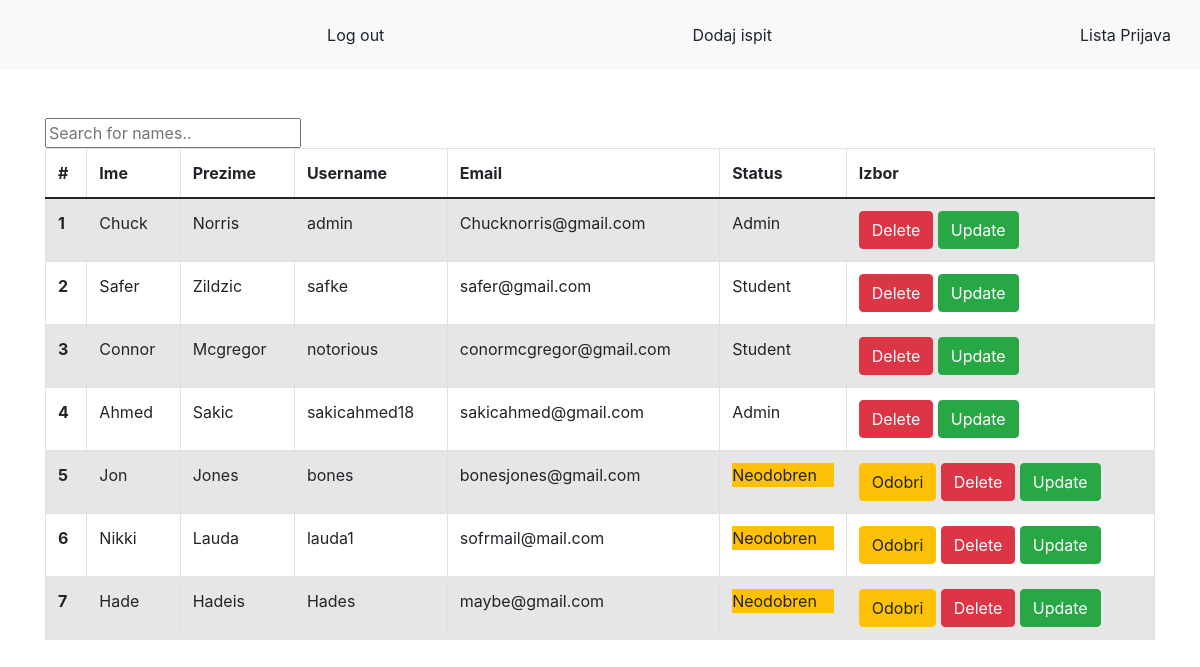
/PHPproject/admin.php, run on an earlier commit of the app's database.
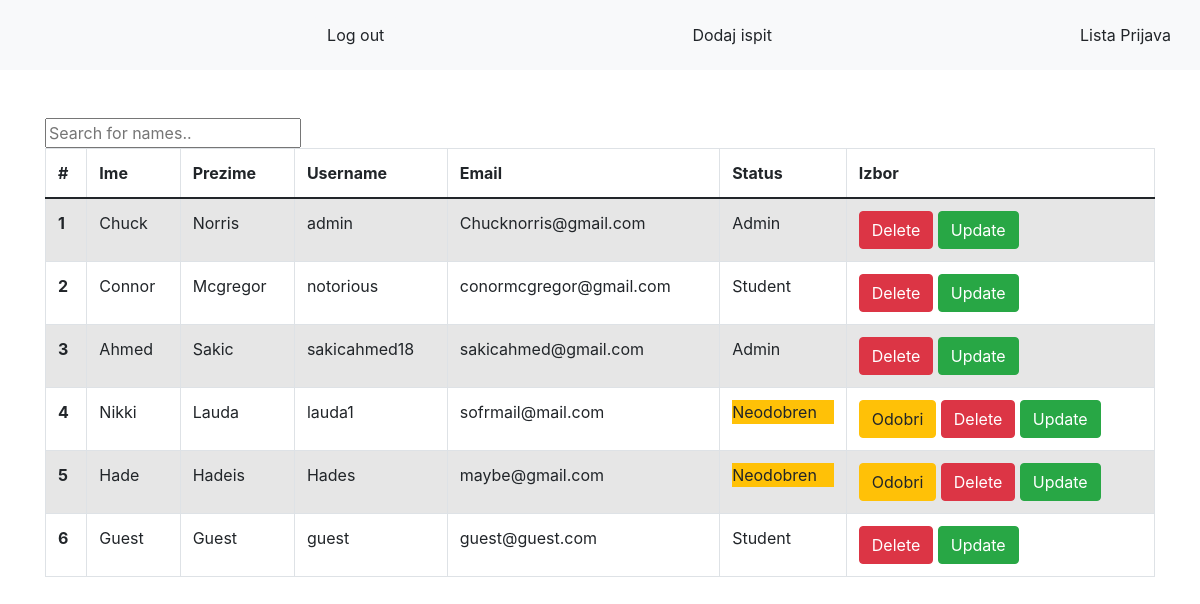
And on a later commit of the database.
### tables this page shows
CREATE TABLE `users` (
  `user_id` int(255) NOT NULL,
  `Ime` varchar(255) NOT NULL,
  `Prezime` varchar(255) NOT NULL,
  `Password` varchar(255) NOT NULL,
  `Username` varchar(255) NOT NULL,
  `Email` varchar(255) NOT NULL,
  `Administrator` int(1) NOT NULL
);

### PHPproject/adminfunkcije.php (called while the page is built, shortened)
              <?php
              $sql="SELECT * FROM users";
   $result=mysqli_query($conn, $sql);
$increment=1;
         ?>

### PHPproject/admin.php (the view, shortened to what this page needs)
<!DOCTYPE html>
<?php require_once "includes/database.php" ?>
<?php require_once "adminfunkcije.php" ?>
<html lang="en">
<head>
     <link rel="stylesheet" href="css/bootstrap.min.css">
    <link rel="stylesheet" href="admin.css">
    <link rel="stylesheet" href="https://maxcdn.bootstrapcdn.com/bootstrap/4.5.2/css/bootstrap.min.css">
</head>
<body>
   <nav class="navbar navbar-light bg-light mb-5" style="height:70px;">
  <a href="index.php" class="btn btn-light">Log out</a>
  <button type="button" class="btn btn-light" style="height:100%" onclick="hidetable()">Dodaj ispit</button>
  <button type="button" class="btn btn-light" style="height:100%" onclick="hideall()">Lista Prijava</button>
</nav>
   <div class="container">
       <div class="row">
           <div class="col-md-12">
             <div class="table-responsive" id="tabelastudenata">
              <input type="text" id="myInput" onkeyup="myFunction()" placeholder="Search for names.." title="Type in a name">
    <table id="myTable" class="table table-striped table-bordered ">
  <thead>
    <tr>
      <th scope="col">#</th>
      <th scope="col">Ime</th>
      <th scope="col">Prezime</th>
      <th scope="col">Username</th>
      <th scope="col">Email</th>
      <th scope="col">Status</th>
      <th scope="col">Izbor</th>
    </tr>
  </thead>
  <tbody>
   <?php while($row = mysqli_fetch_assoc($result)){   ?>
    <tr>
      <th><?php echo $increment; $increment++; ?></th>
      <td><?php echo $row['Ime'] ?></td>
      <td><?php echo $row['Prezime'] ?></td>
      <td><?php echo $row['Username'] ?></td>
      <td><?php echo $row['Email'] ?></td>
      <td><?php if($row['Administrator']==0){
    echo '<div class="bg-warning">Neodobren</div>';
}
else if($row['Administrator']==1){
    echo 'Admin';
}
    else{
        echo 'Student';
    }
      ?></td>
      <td><?php  if($row['Administrator']==0) echo "<a href='odobri.php?a={$row['Username']}' class='btn btn-warning'>Odobri</a>";
                                                               ?>
     <?php echo "<a href='delete.php?a={$row['Username']}' class='btn btn-danger'>Delete</a>"  ?>
     <?php echo "<a href='update.php?a={$row['Username']}' class='btn btn-success'>Update</a>"  ?>
                                                              </td>
    </tr>
   <?php }?>
  </tbody>
</table>
          </div>
           </div>
       </div>
   </div>
</body>
</html>

What changed in the data, as far as the page shows it:
removed users: Ime "Safer", Prezime "Zildzic", Username "safke", Email "safer@gmail.com", Administrator "Student"
removed users: Ime "Jon", Prezime "Jones", Username "bones", Email "bonesjones@gmail.com", Administrator "Neodobren"
added users: Ime "Guest", Prezime "Guest", Username "guest", Email "guest@guest.com", Administrator "Student"
